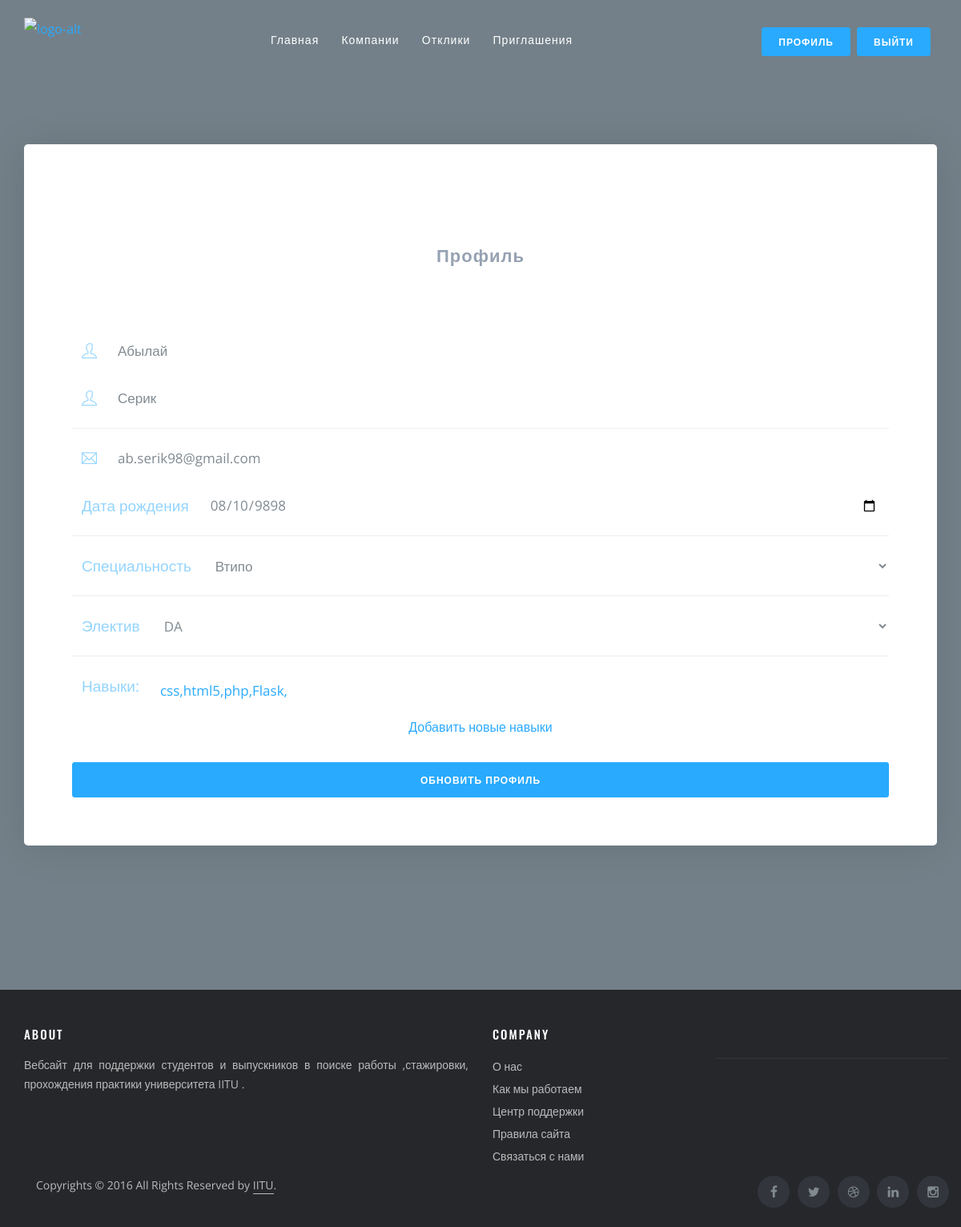
The app's page /students/private/profile/ (signed in) with its own data.
### university/models.py (models this page shows, shortened)
class Student(models.Model):
    user = models.ForeignKey(User, on_delete=models.CASCADE,related_name="student")
    first_name = models.CharField(max_length=255)
    last_name = models.CharField(max_length=255)
    datebirth = models.DateField(blank=True, null=True)
    speciality = models.ForeignKey(Speciality, on_delete=models.CASCADE, blank=True, null=True)
    elective = models.ForeignKey(Elective, on_delete=models.CASCADE, blank=True, null=True)

class Speciality(models.Model):
    name = models.CharField(max_length=255)

class Elective(models.Model):
    speciality = models.ForeignKey(Speciality, on_delete=models.CASCADE, blank=True, null=True)
    name = models.CharField(max_length=255)

class StudentSkills(models.Model):
    skill = models.ForeignKey(Skill, on_delete=models.CASCADE)
    student = models.ForeignKey(Student, on_delete=models.CASCADE)

class Skill(models.Model):
    name = models.CharField(max_length=255)

### university/views.py (the view, shortened to what this page needs)
# urls.py: path("private/profile/",views.studentProfile,name="studentProfile"),
def studentProfile(request):
    error = ""
    specialities = models.Speciality.objects.all()
    elective = models.Elective.objects.all()
    context = {
        "specialities": specialities,
        "elective": elective,
        "error": error,
    }
    if request.user.first_name:
        profile = models.Student.objects.get(user=request.user)
        skills = models.StudentSkills.objects.filter(student__user=request.user)
        context = {
            "profile": profile,
            "skills": skills
        }
    return render(request, "students/profile.html", context)

### university/templates/students/profile.html (shortened to what this page needs)
{%extends 'students/room_base.html'%}
{%block content%}
{%if user.first_name%}
<div class="login-block">
        <h1>Профиль</h1>
        <form action="" method="post">
          <div class="form-group">
            <div class="input-group">
               <span class="input-group-addon"><i class="ti-user"></i></span>
              <input type="text" class="form-control" placeholder="Имя" name="first_name" value="{{profile.first_name}}">
            </div>
          </div>
            <div class="form-group">
            <div class="input-group">
               <span class="input-group-addon"><i class="ti-user"></i></span>
              <input type="text" class="form-control" placeholder="Фамилия" name="last_name" value="{{profile.last_name}}">
            </div>
          </div>
          <hr class="hr-xs">
          <div class="form-group">
            <div class="input-group">
               <span class="input-group-addon"><i class="ti-email"></i></span>
              <input type="text" class="form-control" placeholder="Почта" name="email"  value="{{request.user.email}}">
            </div>
          </div>
            <div class="form-group">
            <div class="input-group">
               <span class="input-group-addon">Дата рождения</i></span>
              <input type="date" class="form-control" name="datebirth"  value="{{profile.datebirth|date:'yy-m-d'}}">
            </div>
          </div>
          <hr class="hr-xs">
            <div class="form-group">
            <div class="input-group">
                  <span class="input-group-addon">Специальность</span>
                <select name="speciality" class="form-control">
                    <option value="{{profile.speciality.pk}}">{{profile.speciality.name}}</option>
                </select>
            </div>
          </div>
             <hr class="hr-xs">
            <div class="form-group">
            <div class="input-group">
                <span class="input-group-addon">Электив</span>
                <select name="elective" class="form-control">
                    <option value="{{profile.elective.pk}}">{{profile.elective.name}}</option>
                </select>
            </div>
          </div>
   <hr class="hr-xs">
               <div class="form-group">
            <div class="input-group">
                <span class="input-group-addon">Навыки:</span>
                <p style="color:black;float:left;"  class="form-control">
                     {%for i in skills%}
                    <span style="float:left"><a href="#">{{i.skill.name}},</a></span>
                      {%endfor%}
                </p>
            </div>
          </div>
             <a href="{%url 'profileSkillForm'%}">Добавить новые навыки</a>
          <button class="btn btn-primary btn-block" type="submit">Обновить Профиль</button>
        </form>
</div>
{%endif%}
{%endblock%}

### records on screen
Student: first_name "Абылай", last_name "Серик", datebirth "08/10/9898", speciality "Втипо", elective "DA"
StudentSkills: skill.name "css"
StudentSkills: skill.name "html5"
StudentSkills: skill.name "php"
StudentSkills: skill.name "Flask"
